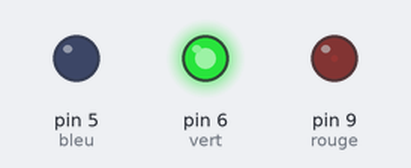
This sketch was run on a simulated Arduino Uno, built with avr-gcc and run on an emulated ATmega328P. Shown: output pins drawn as LEDs (lit = HIGH).

Above: at 0.05 s.
At 1.45 s:
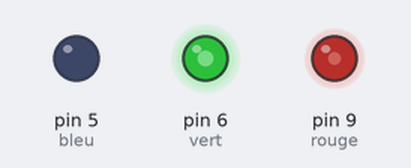
At 2.9 s:
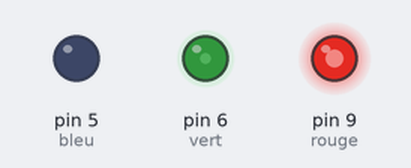
At 5.75 s:
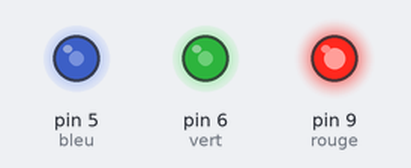
At 8.6 s:
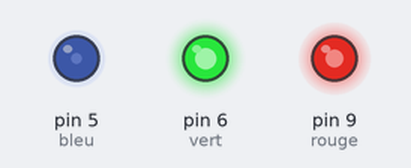
At 11.45 s:
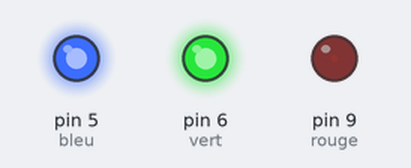
Timing chart, 0 to 14.9 s (numbered marks = the images above):
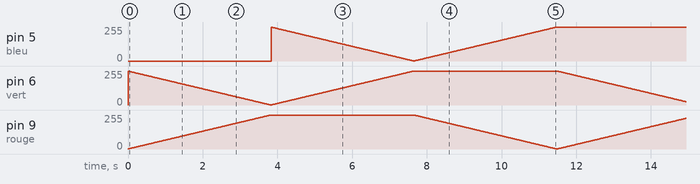

The sketch:

Premier_Montage_LED_Complexe.ino
```cpp
/*
Original code from cyragia on Instructables (http://www.instructables.com/id/Fading-RGB-LED-Arduino/step3/Code/), slightly modified by Eric Weinhoffer.
Assembly instructions are available on Make Projects (http://makeprojects.com/Project/Use+a+Common+Anode+RGB+LED/3415/).
And again little change by Anderson69s : Anderson69s.com
*/
#define vert 6 //Le pin 6 s'appelle maintenant vert
#define bleu 5 //Le pin 5 s'appelle maintenant bleu
#define rouge 9 //Le pin 9 s'appelle maintenant rouge
#define delayTime 15 // Augmenter la valeur pour diminiuer le temps de transition entre les couleurs.

void setup()
{
  pinMode(vert, OUTPUT); // Initialisation du pin 6 = vert en sortie
  pinMode(bleu, OUTPUT); // Initialisation du pin 5 = bleu en sortie
  pinMode(rouge, OUTPUT); // Initialisation du pin 9 = rouge en sortie
}

int rougeVal; //on définit une variable pour une valeur de rouge
int bleuVal; //on définit une variable pour une valeur de bleu
int vertVal; //on définit une variable pour une valeur de vert

void loop()
{
  rougeVal = 255; // on attribue la valeur 255 (max) à notre variable rouge
  bleuVal = 0; // on attribue la valeur 0 (min) à notre variable bleu
  vertVal = 0; // on attribue la valeur 0 (min) à notre variable verte
  for(int i = 0; i < 255; i += 1) // Pour i = 0 à i < 255 on incrémente i de 1 à chaque boucle for. Cela executera 254 fois la portion de code entre accolade
  {
    vertVal += 1; //on ajoute 1 à notre variable verte
    rougeVal -= 1; //on enlève 1 à notre variable rouge
    analogWrite(vert, 255 - vertVal); //on écrit la valeur de notre variable sur la led verte.
    analogWrite(rouge, 255 - rougeVal); //on écrit la valeur de notre variable sur la led rouge.
    delay(delayTime); // On applique notre delay personnalisé.
  }

  rougeVal = 0;  // on attribue la valeur 0 (min) à notre variable rouge
  bleuVal = 0;  // on attribue la valeur 0 (min) à notre variable bleu
  vertVal = 255; // on attribue la valeur 255 (max) à notre variable verte
  for(int i = 0; i < 255; i += 1) // Pour i = 0 à i = 255 on incrémente i de 1 à chaque boucle for. Cela executera 254 fois la portion de code entre accolade
  {
    bleuVal += 1; //on ajoute 1 à notre variable bleu
    vertVal -= 1; //on enlève 1 à notre variable verte
    analogWrite(bleu, 255 - bleuVal); //on écrit la valeur de notre variable sur la led bleu.
    analogWrite(vert, 255 - vertVal); //on écrit la valeur de notre variable sur la led verte.
    delay(delayTime); // On applique notre delay personnalisé.
  }

  rougeVal = 0; // on attribue la valeur 0 (min) à notre variable rouge
  bleuVal = 255; // on attribue la valeur 255 (max) à notre variable bleu
  vertVal = 0; // on attribue la valeur 0 (min) à notre variable verte
  for(int i = 0; i < 255; i += 1)// Pour i = 0 à i = 255 on incrémente i de 1 à chaque boucle for. Cela executera 254 fois la portion de code entre accolade
  {
    rougeVal += 1; //on ajoute 1 à notre variable rouge
    bleuVal -= 1; //on enlève 1 à notre variable bleu
    analogWrite(rouge, 255 - rougeVal); //on écrit la valeur de notre variable sur la led rouge.
    analogWrite(bleu, 255 - bleuVal); //on écrit la valeur de notre variable sur la led rouge.
    delay(delayTime); // On applique notre delay personnalisé.
  }
}
```
